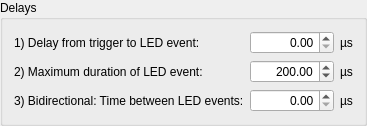
                    <widget class="QGroupBox" name="sync_confocal_delay_box">
                     <property name="toolTip">
                      <string>Configure the delays relative to the sync trigger to align the LED output with the edges of the FOV.</string>
                     </property>
                     <property name="title">
                      <string>Delays</string>
                     </property>
                     <layout class="QGridLayout" name="gridLayout_37">
                      <item row="1" column="0">
                       <widget class="QLabel" name="sync_confocal_delay1_label1">
                        <property name="toolTip">
                         <string>Set the time between the line sync trigger and the edge of the FOV/flyback.</string>
                        </property>
                        <property name="text">
                         <string>1) Delay from trigger to LED event:</string>
                        </property>
                       </widget>
                      </item>
                      <item row="3" column="2">
                       <widget class="QLabel" name="sync_confocal_delay3_label2">
                        <property name="toolTip">
                         <string>Set the time between the forward scan LED event window and the reverse scan LED event window.</string>
                        </property>
                        <property name="text">
                         <string>µs</string>
                        </property>
                       </widget>
                      </item>
                      <item row="3" column="0">
                       <widget class="QLabel" name="sync_confocal_delay3_label1">
                        <property name="toolTip">
                         <string>Set the time between the forward scan LED event window and the reverse scan LED event window.</string>
                        </property>
                        <property name="text">
                         <string>3) Bidirectional: Time between LED events:</string>
                        </property>
                       </widget>
                      </item>
                      <item row="2" column="0">
                       <widget class="QLabel" name="sync_confocal_delay2_label1">
                        <property name="toolTip">
                         <string>The maximum duration of the LED active state.  LED remains off between active windows.</string>
                        </property>
                        <property name="text">
                         <string>2) Maximum duration of LED event:</string>
                        </property>
                       </widget>
                      </item>
                      <item row="2" column="1">
                       <widget class="QDoubleSpinBox" name="sync_confocal_delay2_box">
                        <property name="toolTip">
                         <string>The maximum duration of the LED active state.  LED remains off between active windows.</string>
                        </property>
                        <property name="alignment">
                         <set>Qt::AlignRight|Qt::AlignTrailing|Qt::AlignVCenter</set>
                        </property>
                        <property name="minimum">
                         <double>0.010000000000000</double>
                        </property>
                        <property name="maximum">
                         <double>23860929.000000000000000</double>
                        </property>
                        <property name="value">
                         <double>200.000000000000000</double>
                        </property>
                       </widget>
                      </item>
                      <item row="1" column="1">
                       <widget class="QDoubleSpinBox" name="sync_confocal_delay1_box">
                        <property name="toolTip">
                         <string>Set the time between the line sync trigger and the edge of the FOV/flyback.</string>
                        </property>
                        <property name="alignment">
                         <set>Qt::AlignRight|Qt::AlignTrailing|Qt::AlignVCenter</set>
                        </property>
                        <property name="maximum">
                         <double>23860929.000000000000000</double>
                        </property>
                       </widget>
                      </item>
                      <item row="1" column="2">
                       <widget class="QLabel" name="sync_confocal_delay1_label2">
                        <property name="toolTip">
                         <string>Set the time between the line sync trigger and the edge of the FOV/flyback.</string>
                        </property>
                        <property name="text">
                         <string>µs</string>
                        </property>
                       </widget>
                      </item>
                      <item row="3" column="1">
                       <widget class="QDoubleSpinBox" name="sync_confocal_delay3_box">
                        <property name="toolTip">
                         <string>Set the time between the forward scan LED event window and the reverse scan LED event window.</string>
                        </property>
                        <property name="alignment">
                         <set>Qt::AlignRight|Qt::AlignTrailing|Qt::AlignVCenter</set>
                        </property>
                        <property name="maximum">
                         <double>23860929.000000000000000</double>
                        </property>
                       </widget>
                      </item>
                      <item row="2" column="2">
                       <widget class="QLabel" name="sync_confocal_delay2_label2">
                        <property name="toolTip">
                         <string>The maximum duration of the LED active state.  LED remains off between active windows.</string>
                        </property>
                        <property name="text">
                         <string>µs</string>
                        </property>
                       </widget>
                      </item>
                     </layout>
                    </widget>
